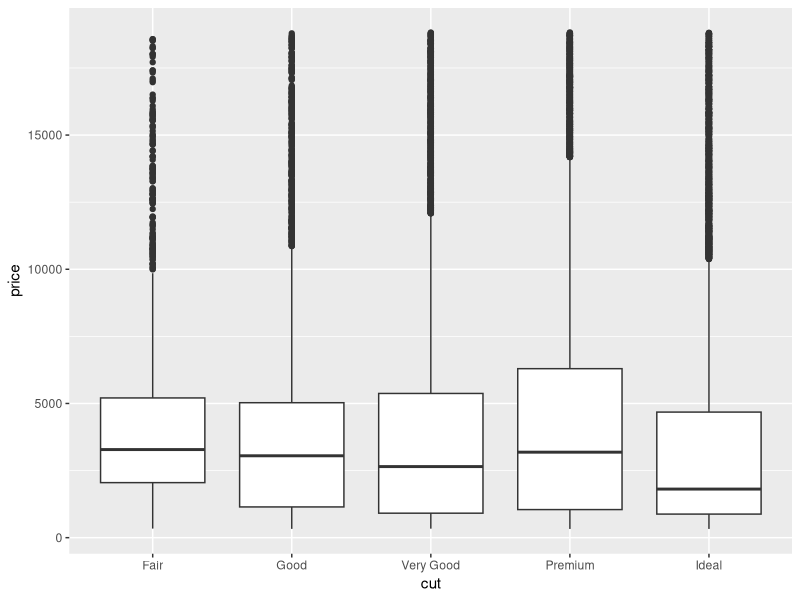
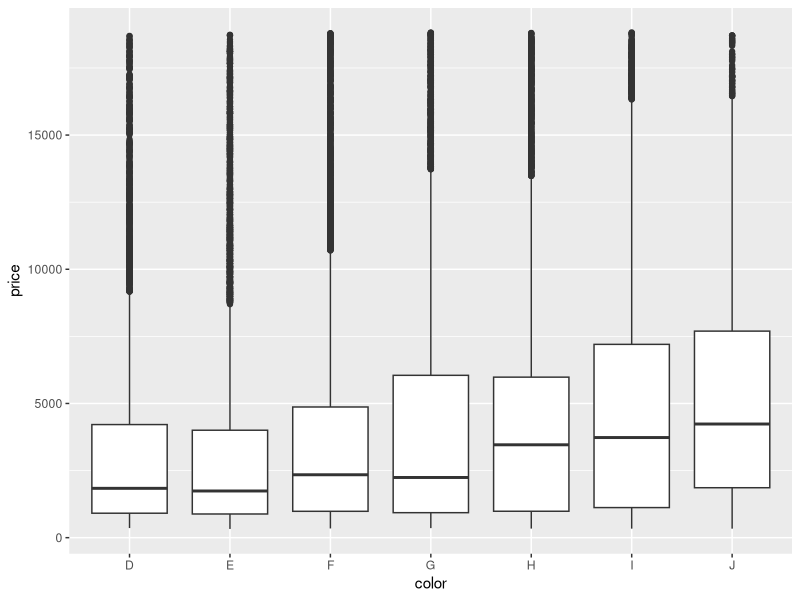
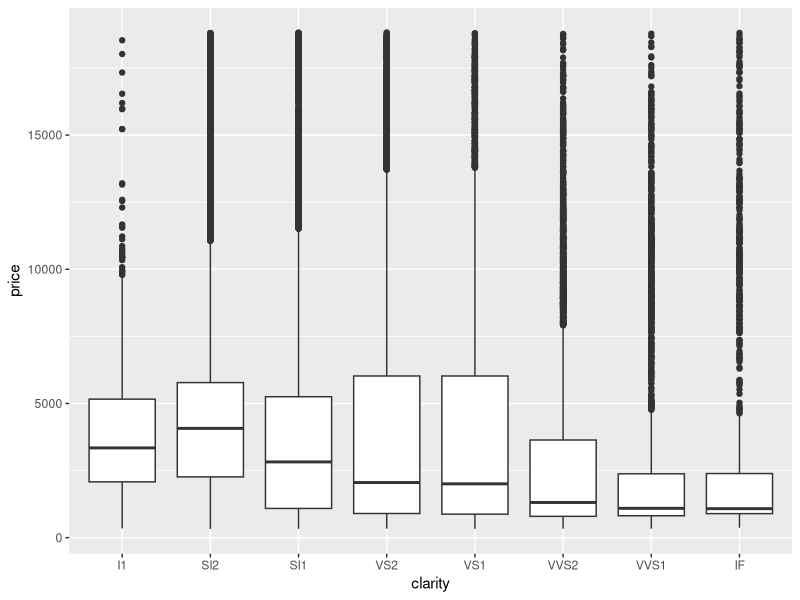

R code for these plots, in order:
# Libraries ----
require(tidyverse)


# Dataset information ----
?diamonds

# Data insights ----

# The diamonds with a bad cut are in average more expensive
diamonds %>% 
  ggplot(aes(cut, price)) + 
    geom_boxplot()

# The diamonds with a bad color are also more expensive
diamonds %>% 
  ggplot(aes(color, price)) + 
    geom_boxplot()

# And the diamonds with a bad clarity have a higer price
diamonds %>% 
  ggplot(aes(clarity, price)) +
    geom_boxplot()

# Your task ----

# Why are so expensive the diamonds in relation to their quality? We would like to receive a model to predict their price and to know which ones are the most relevant features to do that. 



 


